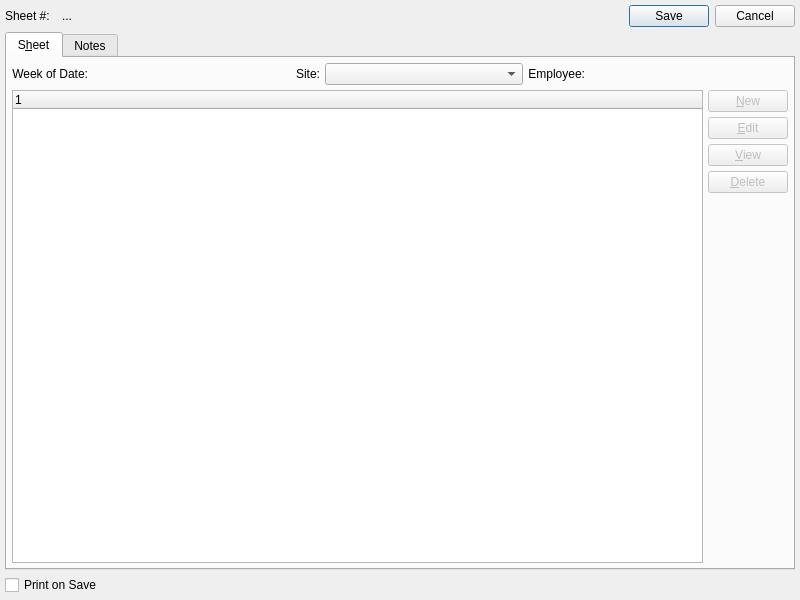
<?xml version="1.0" encoding="UTF-8"?>
<ui version="4.0">
 <comment>This file is part of the xTuple ERP: PostBooks Edition, a free and
open source Enterprise Resource Planning software suite,
Copyright (c) 1999-2009 by OpenMFG LLC, d/b/a xTuple.
It is licensed to you under the Common Public Attribution License
version 1.0, the full text of which (including xTuple-specific Exhibits)
is available at www.xtuple.com/CPAL.  By using this software, you agree
to be bound by its terms.</comment>
 <class>timeExpenseSheet</class>
 <widget class="QDialog" name="timeExpenseSheet">
  <property name="geometry">
   <rect>
    <x>0</x>
    <y>0</y>
    <width>800</width>
    <height>600</height>
   </rect>
  </property>
  <property name="minimumSize">
   <size>
    <width>775</width>
    <height>400</height>
   </size>
  </property>
  <property name="windowTitle">
   <string>Time and Expense</string>
  </property>
  <layout class="QGridLayout" name="gridLayout_2">
   <item row="0" column="0">
    <layout class="QHBoxLayout">
     <property name="spacing">
      <number>12</number>
     </property>
     <item>
      <widget class="QLabel" name="_sheetNumberExtraLit">
       <property name="text">
        <string>Sheet #:</string>
       </property>
      </widget>
     </item>
     <item>
      <widget class="QLabel" name="_sheetNumberExtra">
       <property name="text">
        <string>...</string>
       </property>
      </widget>
     </item>
     <item>
      <spacer>
       <property name="orientation">
        <enum>Qt::Horizontal</enum>
       </property>
       <property name="sizeType">
        <enum>QSizePolicy::Expanding</enum>
       </property>
       <property name="sizeHint" stdset="0">
        <size>
         <width>0</width>
         <height>20</height>
        </size>
       </property>
      </spacer>
     </item>
     <item>
      <widget class="QDialogButtonBox" name="_buttonBox">
       <property name="standardButtons">
        <set>QDialogButtonBox::Cancel|QDialogButtonBox::Save</set>
       </property>
      </widget>
     </item>
    </layout>
   </item>
   <item row="1" column="0">
    <widget class="QTabWidget" name="_TimeExpenseInformation">
     <property name="enabled">
      <bool>true</bool>
     </property>
     <property name="currentIndex">
      <number>0</number>
     </property>
     <widget class="QWidget" name="_headerPage">
      <attribute name="title">
       <string>S&amp;heet</string>
      </attribute>
      <layout class="QGridLayout" name="gridLayout">
       <item row="0" column="0" colspan="2">
        <layout class="QHBoxLayout" name="horizontalLayout">
         <item>
          <widget class="QLabel" name="_weekendingLit">
           <property name="text">
            <string>Week of Date:</string>
           </property>
           <property name="alignment">
            <set>Qt::AlignRight|Qt::AlignTrailing|Qt::AlignVCenter</set>
           </property>
          </widget>
         </item>
         <item>
          <widget class="DLineEdit" name="_weekending">
           <property name="enabled">
            <bool>true</bool>
           </property>
           <property name="sizePolicy">
            <sizepolicy hsizetype="Expanding" vsizetype="Fixed">
             <horstretch>0</horstretch>
             <verstretch>0</verstretch>
            </sizepolicy>
           </property>
           <property name="focusPolicy">
            <enum>Qt::StrongFocus</enum>
           </property>
           <property name="defaultDate">
            <enum>XDateEdit::None</enum>
           </property>
          </widget>
         </item>
         <item>
          <widget class="QLabel" name="_siteLit">
           <property name="text">
            <string>Site:</string>
           </property>
           <property name="alignment">
            <set>Qt::AlignRight|Qt::AlignTrailing|Qt::AlignVCenter</set>
           </property>
           <property name="margin">
            <number>3</number>
           </property>
          </widget>
         </item>
         <item>
          <widget class="WComboBox" name="_site">
           <property name="sizePolicy">
            <sizepolicy hsizetype="Expanding" vsizetype="Fixed">
             <horstretch>0</horstretch>
             <verstretch>0</verstretch>
            </sizepolicy>
           </property>
           <property name="maximumSize">
            <size>
             <width>200</width>
             <height>16777215</height>
            </size>
           </property>
          </widget>
         </item>
         <item>
          <widget class="QLabel" name="_originatedByLit">
           <property name="text">
            <string>Employee:</string>
           </property>
           <property name="alignment">
            <set>Qt::AlignRight|Qt::AlignTrailing|Qt::AlignVCenter</set>
           </property>
           <property name="margin">
            <number>3</number>
           </property>
          </widget>
         </item>
         <item>
          <widget class="EmpCluster" name="_employee"/>
         </item>
         <item>
          <spacer name="horizontalSpacer_2">
           <property name="orientation">
            <enum>Qt::Horizontal</enum>
           </property>
           <property name="sizeHint" stdset="0">
            <size>
             <width>0</width>
             <height>20</height>
            </size>
           </property>
          </spacer>
         </item>
        </layout>
       </item>
       <item row="1" column="0">
        <widget class="XTreeWidget" name="_lines">
         <property name="focusPolicy">
          <enum>Qt::StrongFocus</enum>
         </property>
         <property name="alternatingRowColors">
          <bool>false</bool>
         </property>
         <property name="rootIsDecorated">
          <bool>true</bool>
         </property>
        </widget>
       </item>
       <item row="1" column="1">
        <layout class="QVBoxLayout" name="verticalLayout">
         <item>
          <widget class="QPushButton" name="_new">
           <property name="enabled">
            <bool>false</bool>
           </property>
           <property name="text">
            <string>&amp;New</string>
           </property>
          </widget>
         </item>
         <item>
          <widget class="QPushButton" name="_edit">
           <property name="enabled">
            <bool>false</bool>
           </property>
           <property name="text">
            <string>&amp;Edit</string>
           </property>
           <property name="autoDefault">
            <bool>true</bool>
           </property>
          </widget>
         </item>
         <item>
          <widget class="QPushButton" name="_view">
           <property name="enabled">
            <bool>false</bool>
           </property>
           <property name="text">
            <string>&amp;View</string>
           </property>
           <property name="autoDefault">
            <bool>true</bool>
           </property>
          </widget>
         </item>
         <item>
          <widget class="QPushButton" name="_delete">
           <property name="enabled">
            <bool>false</bool>
           </property>
           <property name="text">
            <string>&amp;Delete</string>
           </property>
           <property name="autoDefault">
            <bool>true</bool>
           </property>
          </widget>
         </item>
         <item>
          <spacer>
           <property name="orientation">
            <enum>Qt::Vertical</enum>
           </property>
           <property name="sizeType">
            <enum>QSizePolicy::Expanding</enum>
           </property>
           <property name="sizeHint" stdset="0">
            <size>
             <width>20</width>
             <height>20</height>
            </size>
           </property>
          </spacer>
         </item>
        </layout>
       </item>
      </layout>
     </widget>
     <widget class="QWidget" name="_sheetNotesPage">
      <attribute name="title">
       <string>Notes</string>
      </attribute>
      <layout class="QGridLayout">
       <item row="0" column="0">
        <widget class="QTextEdit" name="_orderComments">
         <property name="focusPolicy">
          <enum>Qt::ClickFocus</enum>
         </property>
        </widget>
       </item>
      </layout>
     </widget>
    </widget>
   </item>
   <item row="2" column="0">
    <widget class="XCheckBox" name="_printSheet">
     <property name="text">
      <string>Print on Save</string>
     </property>
    </widget>
   </item>
  </layout>
 </widget>
 <layoutdefault spacing="5" margin="5"/>
 <pixmapfunction>qPixmapFromMimeSource</pixmapfunction>
 <customwidgets>
  <customwidget>
   <class>DLineEdit</class>
   <extends>QWidget</extends>
   <header>datecluster.h</header>
   <container>1</container>
  </customwidget>
  <customwidget>
   <class>EmpCluster</class>
   <extends>QWidget</extends>
   <header>empcluster.h</header>
  </customwidget>
  <customwidget>
   <class>WComboBox</class>
   <extends>XComboBox</extends>
   <header>wcombobox.h</header>
  </customwidget>
  <customwidget>
   <class>XCheckBox</class>
   <extends>QCheckBox</extends>
   <header>xcheckbox.h</header>
  </customwidget>
  <customwidget>
   <class>XComboBox</class>
   <extends>QComboBox</extends>
   <header>xcombobox.h</header>
  </customwidget>
  <customwidget>
   <class>XTreeWidget</class>
   <extends>QTreeWidget</extends>
   <header>xtreewidget.h</header>
   <container>1</container>
  </customwidget>
 </customwidgets>
 <resources/>
 <connections/>
</ui>
